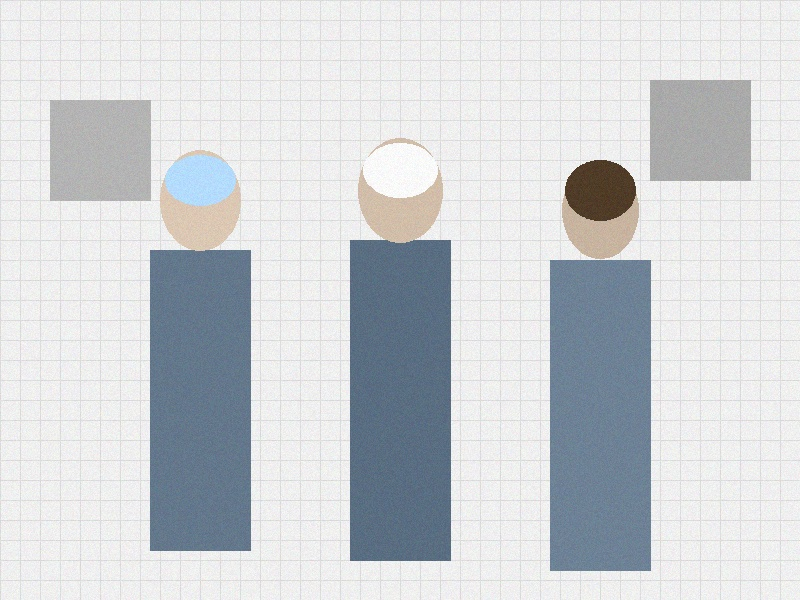
#> input picture realistic_test_image.jpg, 800 x 600 px
$ python -i enhanced_hand_detector.py   (imports and definitions only)
#> lines starting #> are read from the running program, lines starting #| are printed output that depends on the picture; after the words box and inside, x2 and y2 are one past the last pixel; in counts of white or black regions, pixels touching at a corner belong together
### src/utils/logger.py
# Logging utilities
# 日志工具模块

import logging
import sys
from pathlib import Path
from typing import Optional
from datetime import datetime


class ColoredFormatter(logging.Formatter):
    """带颜色的日志格式化器"""

    COLORS = {
        'DEBUG': '\033[36m',    # 青色
        'INFO': '\033[32m',     # 绿色
        'WARNING': '\033[33m',  # 黄色
        'ERROR': '\033[31m',    # 红色
        'CRITICAL': '\033[35m', # 紫色
    }
    RESET = '\033[0m'

    def format(self, record):
        log_color = self.COLORS.get(record.levelname, self.RESET)
        record.levelname = f"{log_color}{record.levelname}{self.RESET}"
        return super().format(record)


def get_logger(name: str = "HumanBehaviorDetection",
               level: str = "INFO",
               log_file: Optional[str] = None,
               console_output: bool = True) -> logging.Logger:
    """
    获取配置好的日志记录器

    Args:
        name: 日志记录器名称
        level: 日志级别 (DEBUG, INFO, WARNING, ERROR, CRITICAL)
        log_file: 日志文件路径，如果为None则不写入文件
        console_output: 是否输出到控制台

    Returns:
        配置好的日志记录器
    """
    logger = logging.getLogger(name)

    # 避免重复添加处理器
    if logger.handlers:
        return logger

    logger.setLevel(getattr(logging, level.upper()))

    # 日志格式
    formatter = logging.Formatter(
        '%(asctime)s - %(name)s - %(levelname)s - %(message)s',
        datefmt='%Y-%m-%d %H:%M:%S'
    )

    colored_formatter = ColoredFormatter(
        '%(asctime)s - %(name)s - %(levelname)s - %(message)s',
        datefmt='%Y-%m-%d %H:%M:%S'
    )

    # 控制台处理器
    if console_output:
        console_handler = logging.StreamHandler(sys.stdout)
        console_handler.setFormatter(colored_formatter)
        logger.addHandler(console_handler)

    # 文件处理器
    if log_file:
        log_path = Path(log_file)
        log_path.parent.mkdir(parents=True, exist_ok=True)

        file_handler = logging.FileHandler(log_path, encoding='utf-8')
        file_handler.setFormatter(formatter)
        logger.addHandler(file_handler)

    return logger


# [19 lines left out: function setup_project_logger, not called in this run]


# 默认日志记录器
default_logger = get_logger()

### src/core/enhanced_hand_detector.py
"""增强的手部检测器模块

该模块提供增强的手部检测功能，集成了MediaPipe检测、质量评估、
备用检测方案和多模型融合策略。

Author: Trae AI Assistant
Date: 2024
"""

import numpy as np
import cv2
import mediapipe as mp
from typing import List, Dict, Optional, Tuple, Any, Union
from dataclasses import dataclass
import logging
from enum import Enum

from .quality_assessor import HandDetectionQualityAssessor, QualityMetrics
from ..utils.logger import get_logger

logger = get_logger(__name__)
#> further down, picture is the input picture: shape (600, 800, 3); mean B, G, R 213, 209.4, 205.8


class DetectionMode(Enum):
    """检测模式枚举"""
    PRIMARY_ONLY = "primary_only"  # 仅使用主检测器
    WITH_FALLBACK = "with_fallback"  # 使用备用检测器
    FUSION = "fusion"  # 多模型融合


@dataclass
class HandDetectionResult:
    """手部检测结果数据类"""
    landmarks: Optional[Any]  # MediaPipe关键点数据
    bbox: Optional[List[int]]  # 边界框 [x1, y1, x2, y2]
    confidence: float  # 检测置信度
    quality_metrics: Optional[QualityMetrics]  # 质量评估结果
    detection_source: str  # 检测来源（primary/fallback/fusion）
    hand_label: str  # 手部标签（Left/Right）

    # [9 lines left out: function to_dict, not called in this run]


class SkinColorHandDetector:
    """基于肤色的备用手部检测器"""

    def __init__(self):
        """初始化肤色检测器"""
        # HSV肤色范围
        self.lower_skin = np.array([0, 20, 70], dtype=np.uint8)
        self.upper_skin = np.array([20, 255, 255], dtype=np.uint8)

        # 形态学操作核
        self.kernel = cv2.getStructuringElement(cv2.MORPH_ELLIPSE, (5, 5))

        logger.info("SkinColorHandDetector initialized")

    def detect(self, image: np.ndarray) -> List[Dict[str, Any]]:
        """
        基于肤色检测手部区域

        Args:
            image: 输入图像

        Returns:
            List[Dict]: 检测到的手部区域列表
        """
        try:
            # 转换到HSV色彩空间
            hsv = cv2.cvtColor(image, cv2.COLOR_BGR2HSV)
#> hsv: shape (600, 800, 3); mean H, S, V 79.4, 18.6, 215

            # 肤色掩码
            skin_mask = cv2.inRange(hsv, self.lower_skin, self.upper_skin)
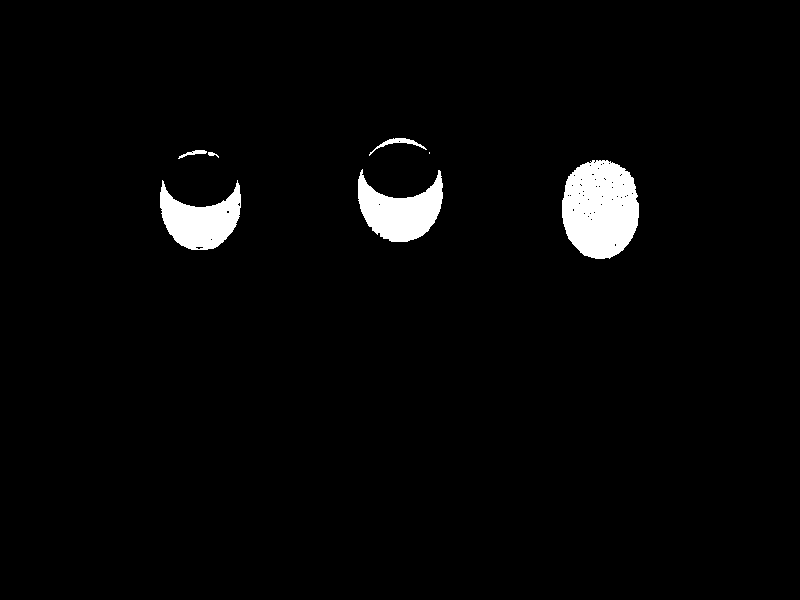
#> skin_mask: shape (600, 800); 2.8% white; 7 white regions (1 under 20 px), largest, box (x1, y1, x2, y2) and area: (562, 160, 639, 259) 6067, (358, 169, 443, 242) 3526, (160, 180, 241, 250) 3267, (369, 138, 427, 156) 215, (178, 150, 207, 159) 94, (208, 152, 219, 158) 31

            # 形态学操作去噪
            skin_mask = cv2.morphologyEx(skin_mask, cv2.MORPH_OPEN, self.kernel)
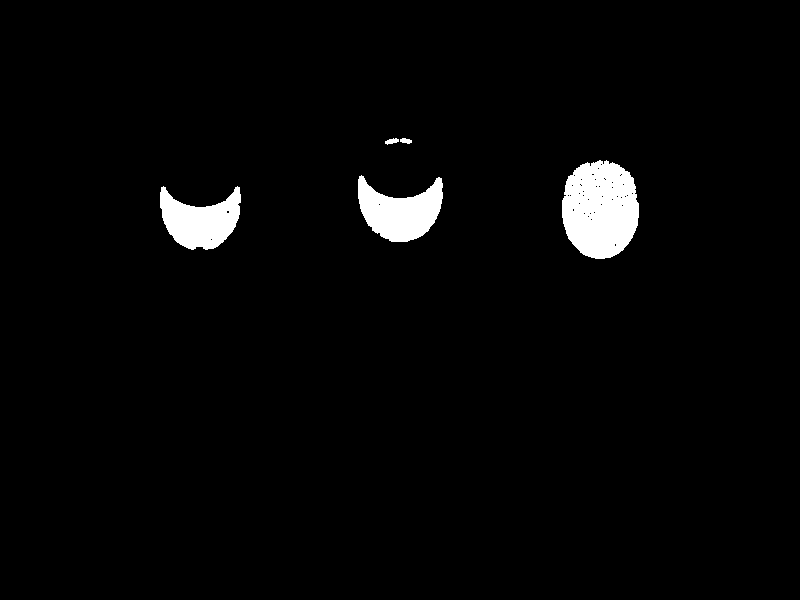
#> skin_mask: shape (600, 800); 2.7% white; 5 white regions, box (x1, y1, x2, y2) and area: (562, 160, 639, 259) 6027, (358, 175, 443, 242) 3478, (160, 186, 241, 250) 3208, (385, 138, 399, 145) 60, (400, 138, 412, 144) 51
            skin_mask = cv2.morphologyEx(skin_mask, cv2.MORPH_CLOSE, self.kernel)
#> skin_mask: shape (600, 800); 2.7% white; 4 white regions

            # 查找轮廓
            contours, _ = cv2.findContours(skin_mask, cv2.RETR_EXTERNAL, cv2.CHAIN_APPROX_SIMPLE)
#> contours = 4 contours; box (x1, y1, x2, y2) and area: (562, 160, 639, 259) 5954, (358, 175, 443, 242) 3357, (160, 186, 241, 250) 3096, (385, 138, 412, 145) 83

            hand_regions = []

            for contour in contours:
                area = cv2.contourArea(contour)

                # 过滤小区域
                if area > 1000:  # 最小面积阈值
                    # 计算边界框
                    x, y, w, h = cv2.boundingRect(contour)

                    # 计算置信度（基于面积和形状）
                    confidence = min(1.0, area / 10000.0)  # 归一化面积

                    hand_regions.append({
                        'bbox': [x, y, x + w, y + h],
                        'confidence': confidence,
                        'area': area,
                        'contour': contour
                    })
#> this loop made 4 passes
#> (area, x, y, w, h, confidence) on passes 1 to 3: (3096.5, 160, 186, 81, 64, 0.31), (3357, 358, 175, 85, 67, 0.336), (5953.5, 562, 160, 77, 99, 0.595)
#> area on pass 4: 83
#> after the loop, hand_regions = 3 items

            # 按置信度排序
            hand_regions.sort(key=lambda x: x['confidence'], reverse=True)

            return hand_regions[:4]  # 最多返回4个手部区域

        except Exception as e:
            logger.error(f"Error in skin color detection: {e}")
            return []


class EnhancedHandDetector:
    """增强的手部检测器

    集成MediaPipe检测、质量评估、备用检测方案和多模型融合。
    """

    # [497 lines left out: functions __init__, detect_hands_robust, _detect_with_primary, _assess_detection_quality, _process_primary_results, _detect_with_fallback and 9 more, not called in this run]

>>> import cv2
>>> picture = cv2.imread('../../realistic_test_image.jpg')
>>> result = SkinColorHandDetector().detect(picture)
#> result = 3 items
